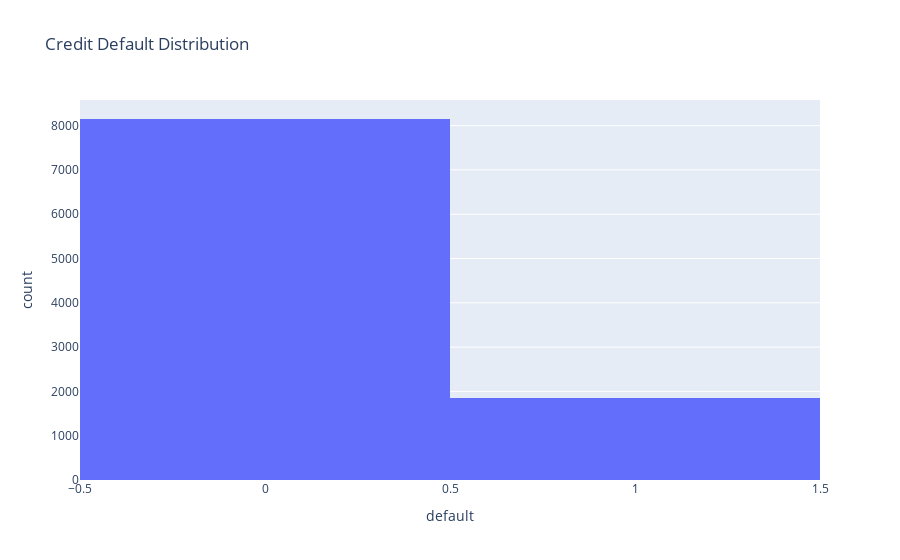

Write notebook code for a chart like this one.
### Code cell
px.histogram(df, x="default", title="Credit Default Distribution")

### Figure 1 — Plotly figure (JSON) as saved in the notebook; plotly's stock layout.template omitted (floating-point values rounded to 4 significant figures; data arrays with more than 128 entries replaced by an {"elided": "..."} marker saying what was removed)
{"data": [{"alignmentgroup": "True", "bingroup": "x", "hovertemplate": "default=%{x}<br>count=%{y}<extra></extra>", "legendgroup": "", "marker": {"color": "#636efa", "pattern": {"shape": ""}}, "name": "", "offsetgroup": "", "orientation": "v", "showlegend": false, "type": "histogram", "x": {"elided": "10000 int values"}, "xaxis": "x", "yaxis": "y"}], "layout": {"barmode": "relative", "legend": {"tracegroupgap": 0}, "title": {"text": "Credit Default Distribution"}, "xaxis": {"anchor": "y", "domain": [0, 1], "title": {"text": "default"}}, "yaxis": {"anchor": "x", "domain": [0, 1], "title": {"text": "count"}}}}
